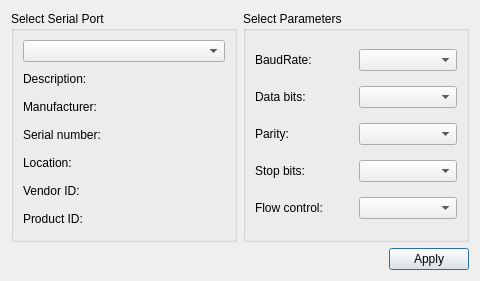
<?xml version="1.0" encoding="UTF-8"?>
<ui version="4.0">
 <class>SerialSettingsDialog</class>
 <widget class="QDialog" name="SerialSettingsDialog">
  <property name="geometry">
   <rect>
    <x>0</x>
    <y>0</y>
    <width>480</width>
    <height>281</height>
   </rect>
  </property>
  <property name="windowTitle">
   <string>Dialog</string>
  </property>
  <layout class="QVBoxLayout" name="verticalLayout">
   <item>
    <layout class="QGridLayout" name="gridLayout_3">
     <item row="0" column="0">
      <widget class="QGroupBox" name="selectBox">
       <property name="title">
        <string>Select Serial Port</string>
       </property>
       <layout class="QGridLayout" name="gridLayout">
        <item row="0" column="0">
         <widget class="QComboBox" name="serialPortInfoListBox"/>
        </item>
        <item row="1" column="0">
         <widget class="QLabel" name="descriptionLabel">
          <property name="text">
           <string>Description:</string>
          </property>
         </widget>
        </item>
        <item row="2" column="0">
         <widget class="QLabel" name="manufacturerLabel">
          <property name="text">
           <string>Manufacturer:</string>
          </property>
         </widget>
        </item>
        <item row="3" column="0">
         <widget class="QLabel" name="serialNumberLabel">
          <property name="text">
           <string>Serial number:</string>
          </property>
         </widget>
        </item>
        <item row="4" column="0">
         <widget class="QLabel" name="locationLabel">
          <property name="text">
           <string>Location:</string>
          </property>
         </widget>
        </item>
        <item row="5" column="0">
         <widget class="QLabel" name="vidLabel">
          <property name="text">
           <string>Vendor ID:</string>
          </property>
         </widget>
        </item>
        <item row="6" column="0">
         <widget class="QLabel" name="pidLabel">
          <property name="text">
           <string>Product ID:</string>
          </property>
         </widget>
        </item>
       </layout>
      </widget>
     </item>
     <item row="0" column="1">
      <widget class="QGroupBox" name="parametersBox">
       <property name="title">
        <string>Select Parameters</string>
       </property>
       <layout class="QGridLayout" name="gridLayout_2">
        <item row="0" column="0">
         <widget class="QLabel" name="baudRateLabel">
          <property name="text">
           <string>BaudRate:</string>
          </property>
         </widget>
        </item>
        <item row="0" column="1">
         <widget class="QComboBox" name="baudRateBox"/>
        </item>
        <item row="1" column="0">
         <widget class="QLabel" name="dataBitsLabel">
          <property name="text">
           <string>Data bits:</string>
          </property>
         </widget>
        </item>
        <item row="1" column="1">
         <widget class="QComboBox" name="dataBitsBox"/>
        </item>
        <item row="2" column="0">
         <widget class="QLabel" name="parityLabel">
          <property name="text">
           <string>Parity:</string>
          </property>
         </widget>
        </item>
        <item row="2" column="1">
         <widget class="QComboBox" name="parityBox"/>
        </item>
        <item row="3" column="0">
         <widget class="QLabel" name="stopBitsLabel">
          <property name="text">
           <string>Stop bits:</string>
          </property>
         </widget>
        </item>
        <item row="3" column="1">
         <widget class="QComboBox" name="stopBitsBox"/>
        </item>
        <item row="4" column="0">
         <widget class="QLabel" name="flowControlLabel">
          <property name="text">
           <string>Flow control:</string>
          </property>
         </widget>
        </item>
        <item row="4" column="1">
         <widget class="QComboBox" name="flowControlBox"/>
        </item>
       </layout>
      </widget>
     </item>
    </layout>
   </item>
   <item>
    <layout class="QHBoxLayout" name="horizontalLayout">
     <item>
      <spacer name="horizontalSpacer">
       <property name="orientation">
        <enum>Qt::Horizontal</enum>
       </property>
       <property name="sizeHint" stdset="0">
        <size>
         <width>96</width>
         <height>20</height>
        </size>
       </property>
      </spacer>
     </item>
     <item>
      <widget class="QPushButton" name="applyButton">
       <property name="text">
        <string>Apply</string>
       </property>
      </widget>
     </item>
    </layout>
   </item>
  </layout>
 </widget>
 <resources/>
 <connections/>
</ui>
